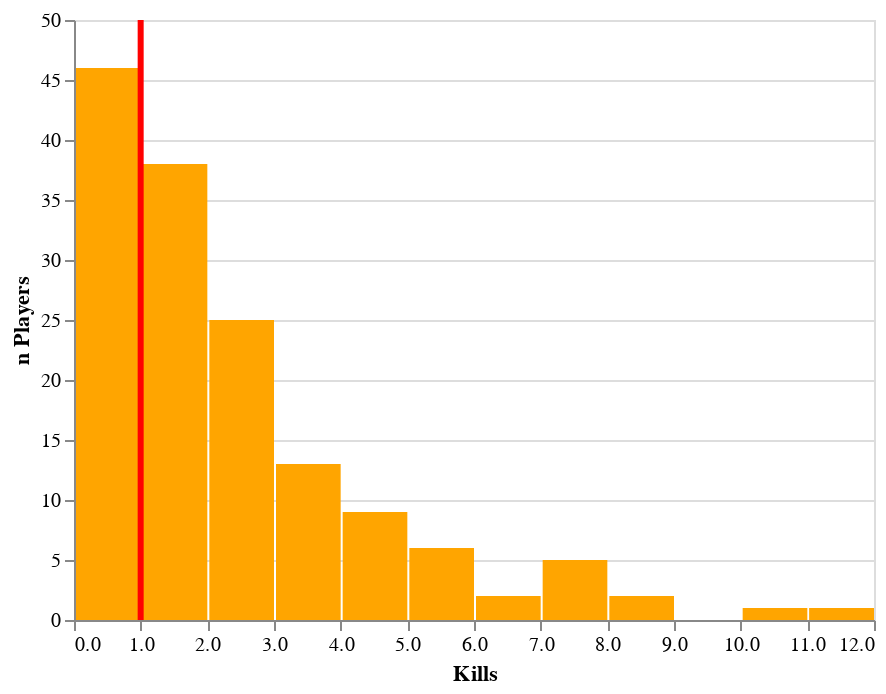

Here is the notebook cell this chart was saved with:
### Code cell
base = alt.Chart(df)         
hist2 = base.mark_bar().encode(
    x=alt.X('Kills:Q', bin=alt.BinParams(step=1)),
    y=alt.Y('count()', axis=alt.Axis(format='', title='n Players')),
    tooltip=['Kills'],
    color=alt.value("orange")

).properties(width=400, height=300)         
red_median_line = base.mark_rule(color='red').encode(
    x=alt.X('median(Kills):Q', title='Kills'),
    size=alt.value(3)
)
hist2 + red_median_line

### Figure 1 — Vega-Lite specification as saved in the notebook (floating-point values rounded to 4 significant figures; data arrays with more than 128 entries replaced by an {"elided": "..."} marker saying what was removed)
{"config": {"view": {"continuousWidth": 400, "continuousHeight": 300}}, "layer": [{"mark": "bar", "encoding": {"color": {"value": "orange"}, "tooltip": [{"type": "quantitative", "field": "Kills"}], "x": {"type": "quantitative", "bin": {"step": 1}, "field": "Kills"}, "y": {"type": "quantitative", "aggregate": "count", "axis": {"format": "", "title": "n Players"}}}, "height": 300, "width": 400}, {"mark": {"type": "rule", "color": "red"}, "encoding": {"size": {"value": 3}, "x": {"type": "quantitative", "aggregate": "median", "field": "Kills", "title": "Kills"}}}], "data": {"name": "data-d223583e8034f937c8605b99cda26242"}, "$schema": "https://vega.github.io/schema/vega-lite/v4.8.1.json", "datasets": {"data-d223583e8034f937c8605b99cda26242": {"elided": "149 records"}}}
